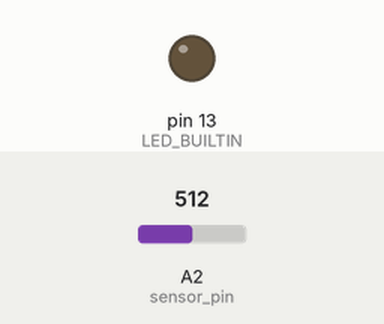
A sketch run on a simulated Arduino Uno, built with avr-gcc and run on an emulated ATmega328P. On the bench: output pins drawn as LEDs (lit = HIGH). Inputs (shaded band) come from the test bench; at power-on: A2 (sensor_pin) = 512.

Above: at 1.2 s.
1.3 s: A2 (sensor_pin) set to 19
2.8 s: A2 (sensor_pin) set to 15
At 3.9 s:
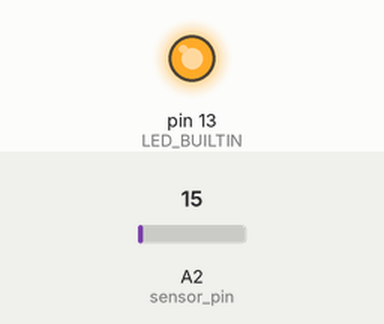
4.3 s: A2 (sensor_pin) set to 122
At 5.1 s:
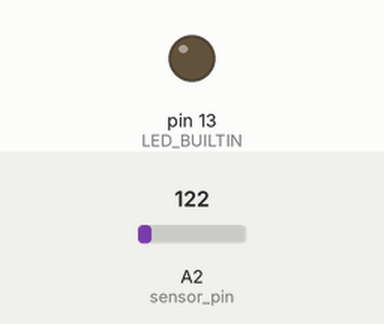
5.8 s: A2 (sensor_pin) set to 7
At 6.3 s:
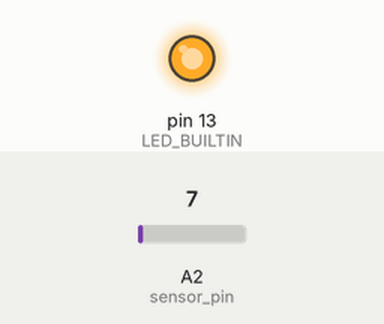
Timing chart, 0 to 8.3 s (numbered marks = the images above; inputs shaded):
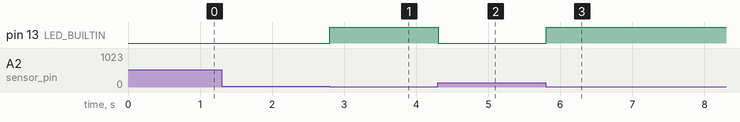

Measured:
- the behaviour switches between 17 and 16 on A2 (sensor_pin) (found by bisection; images 0 and 1)
- after the input at 1.3 s, every drawn part: stays the same
- after the input at 2.8 s, pin 13 (LED_BUILTIN): LOW → HIGH at once
- after the input at 4.3 s, pin 13 (LED_BUILTIN): HIGH → LOW at once
- after the input at 5.8 s, pin 13 (LED_BUILTIN): LOW → HIGH at once

The sketch:

ledPhoto.ino
```cpp
#define sensor_pin A2

void setup() {
  Serial.begin(9600);
  pinMode(LED_BUILTIN,OUTPUT);

}

void loop() {
  int val = analogRead(sensor_pin);
  // Serial.println(val);
  // int min_val = 0;
  // int max_val = 0;
  // if (max_val < val){
  //   max_val = val;
  // }

  // int ar_mean = ((min_val + max_val)/2);

  // Serial.println(val);
  // Serial.println("-");
  // Serial.println(min_val);
  // Serial.println(max_val);
  // Serial.println("--");
  // Serial.println(ar_mean);
  // Serial.println("------------");

if (val < 17){
  digitalWrite(LED_BUILTIN, HIGH);
  delay(100);
}else{
  digitalWrite(LED_BUILTIN, LOW);
  delay(100);
}


}
```
